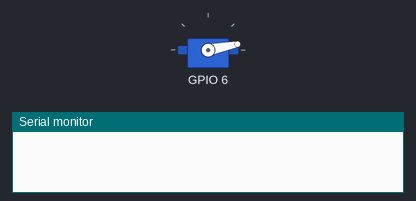
Bench run of a program on a simulated ESP32-S3. Shown: servo, the last lines printed to the serial monitor. Servo pulses on a pin are drawn as a servo (544–2400 µs = 0–180°).

Above: at 1.05 s.
At 1.75 s:
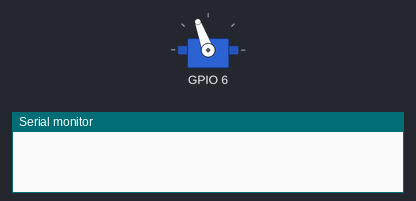
At 2.5 s:
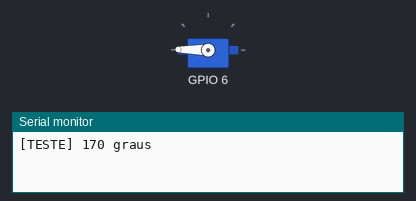
At 4.0 s:
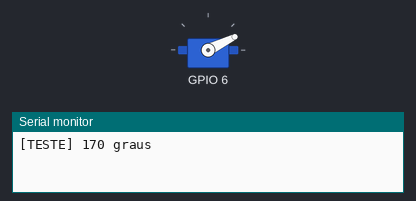
Timing chart, 0 to 9.8 s (numbered marks = the images above):
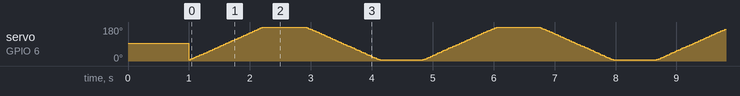

The program:

main.cpp
```cpp
// Teste do servo: so PWM de 50 Hz no PINO_SERVO, indo e voltando.
#include <Arduino.h>

static const int CANAL = 4;

static void angulo(int graus) {
  const uint32_t pulsoUs = 500 + (uint32_t)graus * 2000 / 180;  // 0.5 ms a 2.5 ms
  ledcWrite(CANAL, pulsoUs * 16384 / 20000);                    // periodo 20 ms, 14 bits
}

void setup() {
  Serial.begin(115200);
  Serial.setTxTimeoutMs(0);
  ledcSetup(CANAL, 50, 14);
  ledcAttachPin(PINO_SERVO, CANAL);
  angulo(90);
  delay(1000);
}

void loop() {
  // Passo a passo (mais suave e puxa menos corrente que saltar direto)
  for (int g = 10; g <= 170; g += 2) { angulo(g); delay(15); }
  Serial.println("[TESTE] 170 graus");
  delay(700);
  for (int g = 170; g >= 10; g -= 2) { angulo(g); delay(15); }
  Serial.println("[TESTE] 10 graus");
  delay(700);
}
```
